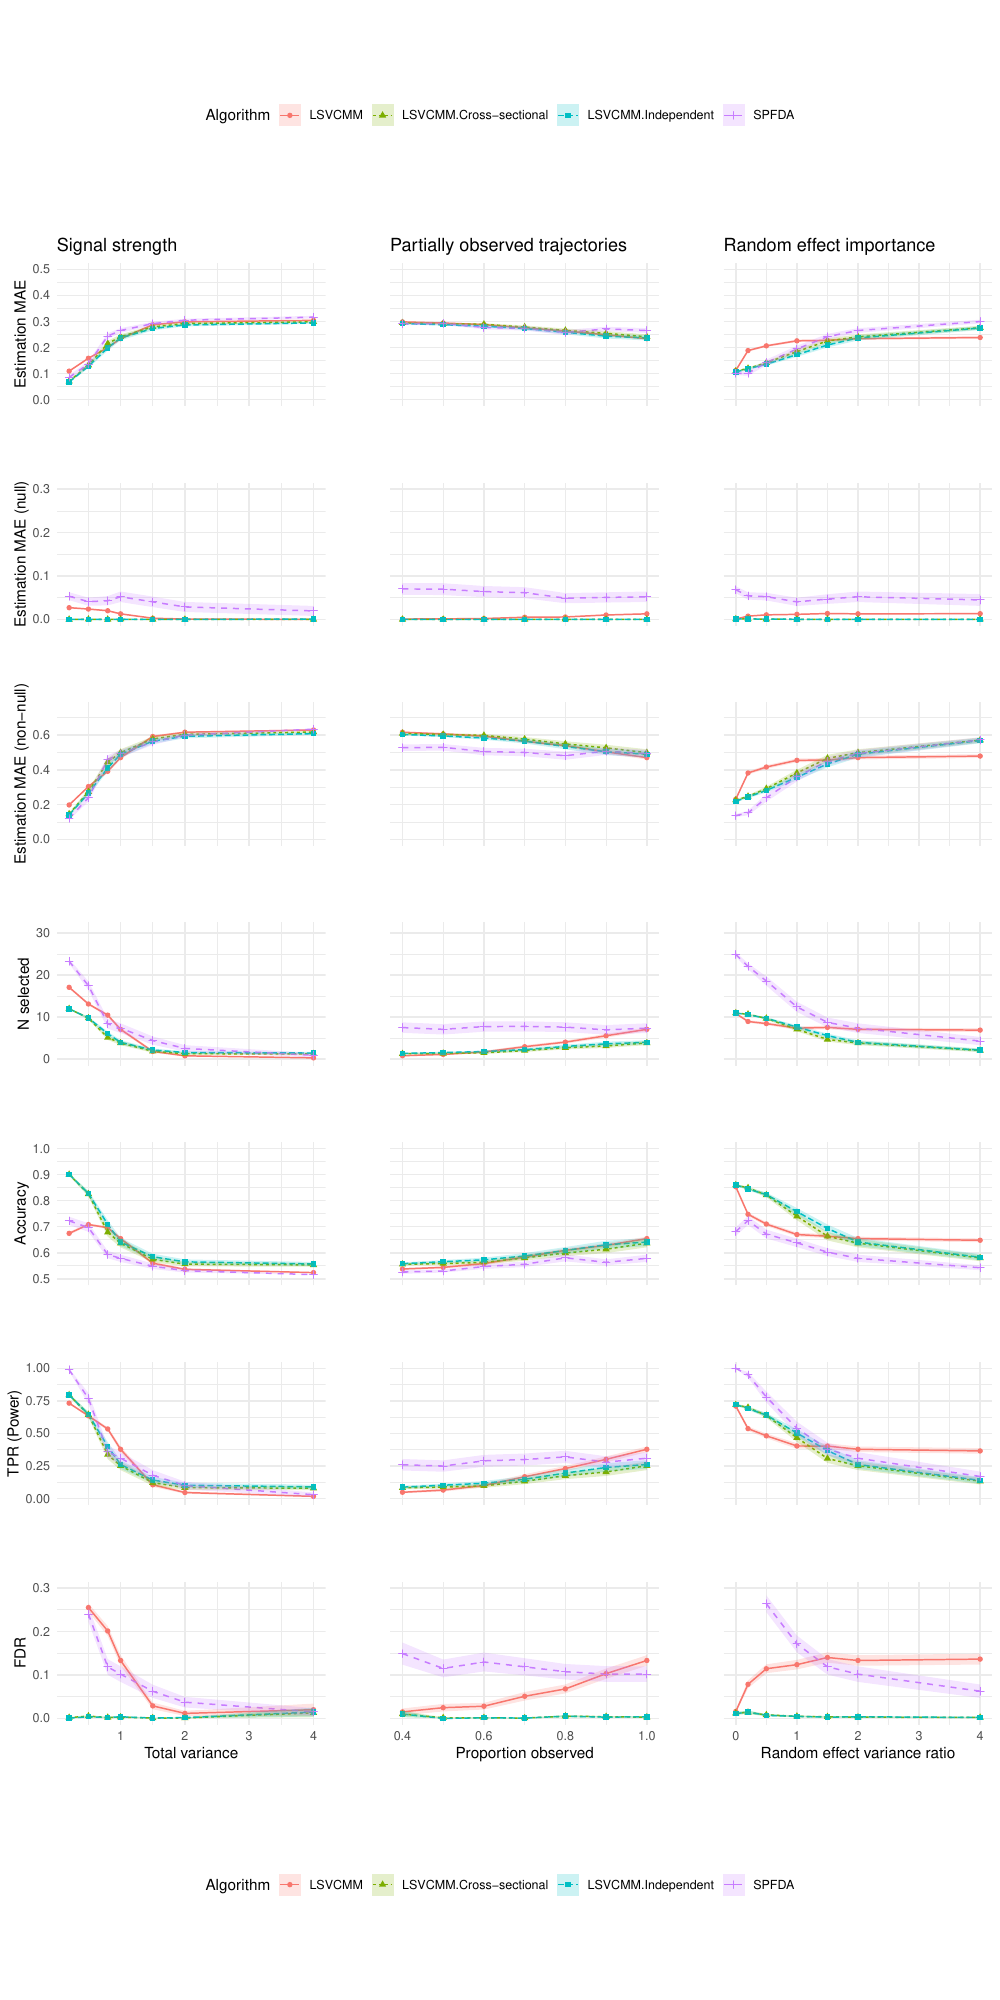

Reproduce this figure in R.
library(ggplot2)
library(dplyr)
library(magrittr)

experiments = list(
  snr=list(
    dir="snr_sine",
    name="Signal strength",
    xvar="observation_variance",
    xname="Total variance",
    col=1
  ),
  missing=list(
    dir="missing_sine",
    name="Partially observed trajectories",
    xvar="prop_observed",
    xname="Proportion observed",
    col=2
  ),
  re=list(
    dir="re_sine",
    name="Random effect importance",
    xvar="random_effect_variance_ratio",
    xname="Random effect variance ratio",
    col=3
  )
  # cov=list(
  #   dir="cov",
  #   name="Covariance misspecification",
  #   xvar="random_effect_ar1_correlation",
  #   xname="AR(1) correlation",
  #   col=4
  # )
)

gs = list()

for(exp in experiments){
  estimates = read.csv(paste0("experiment_", exp$dir, "/estimates.csv"))
  estimation_errors = read.csv(paste0("experiment_", exp$dir, "/estimation_errors.csv"))
  classifications = read.csv(paste0("experiment_", exp$dir, "/classifications.csv"))

  gby1 = c("algorithm", "seed", exp$xvar)
  gby2 = c("algorithm", exp$xvar)

  # MAE
  df = estimation_errors %>%
    # filter(time>=0.5) %>%
    group_by(across(all_of(gby1))) %>%
    summarise(mae=mean(abs(group_difference))) %>%
    group_by(across(all_of(gby2))) %>%
    summarise(
      mean=mean(mae), sd=sd(mae), se=sd(mae)/sqrt(n())
    )
  g = ggplot() +
    theme_minimal() +
    geom_line(
      data=df,
      mapping=aes(x=!!sym(exp$xvar), y=mean, color=algorithm, linetype=algorithm),
    ) +
    geom_point(
      data=df,
      mapping=aes(x=!!sym(exp$xvar), y=mean, color=algorithm, shape=algorithm),
    ) +
    geom_ribbon(
      data=df,
      mapping=aes(x=!!sym(exp$xvar), ymin=mean-se, ymax=mean+se, fill=algorithm),
      alpha=0.2
    ) +
    xlab(exp$xname) + ylab("Estimation MAE") +
    labs(color="Algorithm", linetype="Algorithm", shape="Algorithm", fill="Algorithm") +
    theme(
      legend.position="none",
      text=element_text(family="Helvetica"),
      axis.text.x=element_blank(),
      axis.ticks.x=element_blank(),
      axis.title.x=element_blank(),
    ) +
    ggtitle(exp$name) +
    ylim(0, 0.5)
  if(exp$col>1) g = g + theme(
    axis.text.y=element_blank(),
    axis.ticks.y=element_blank(),
    axis.title.y=element_blank()
  )
  gs[[paste0(exp$dir, "mae")]] = g

  # MAE Null
  df = estimation_errors %>%
    filter(abs(time-0.5)>0.25) %>%
    group_by(across(all_of(gby1))) %>%
    summarise(mae=mean(abs(group_difference))) %>%
    group_by(across(all_of(gby2))) %>%
    summarise(
      mean=mean(mae), sd=sd(mae), se=sd(mae)/sqrt(n())
    )
  g = ggplot() +
    theme_minimal() +
    geom_line(
      data=df,
      mapping=aes(x=!!sym(exp$xvar), y=mean, color=algorithm, linetype=algorithm),
    ) +
    geom_point(
      data=df,
      mapping=aes(x=!!sym(exp$xvar), y=mean, color=algorithm, shape=algorithm),
    ) +
    geom_ribbon(
      data=df,
      mapping=aes(x=!!sym(exp$xvar), ymin=mean-se, ymax=mean+se, fill=algorithm),
      alpha=0.2
    ) +
    xlab(exp$xname) + ylab("Estimation MAE (null)") +
    labs(color="Algorithm", linetype="Algorithm", shape="Algorithm", fill="Algorithm") +
    theme(
      legend.position="none",
      text=element_text(family="Helvetica"),
      axis.text.x=element_blank(),
      axis.ticks.x=element_blank(),
      axis.title.x=element_blank(),
    ) +
    ylim(0, 0.3)
  if(exp$col>1) g = g + theme(
    axis.text.y=element_blank(),
    axis.ticks.y=element_blank(),
    axis.title.y=element_blank()
  )
  gs[[paste0(exp$dir, "mae_null")]] = g

  # MAE Non-null
  df = estimation_errors %>%
    filter(abs(time-0.5)<0.25) %>%
    group_by(across(all_of(gby1))) %>%
    summarise(mae=mean(abs(group_difference))) %>%
    group_by(across(all_of(gby2))) %>%
    summarise(
      mean=mean(mae), sd=sd(mae), se=sd(mae)/sqrt(n())
    )
  g = ggplot() +
    theme_minimal() +
    geom_line(
      data=df,
      mapping=aes(x=!!sym(exp$xvar), y=mean, color=algorithm, linetype=algorithm),
    ) +
    geom_point(
      data=df,
      mapping=aes(x=!!sym(exp$xvar), y=mean, color=algorithm, shape=algorithm),
    ) +
    geom_ribbon(
      data=df,
      mapping=aes(x=!!sym(exp$xvar), ymin=mean-se, ymax=mean+se, fill=algorithm),
      alpha=0.2
    ) +
    xlab(exp$xname) + ylab("Estimation MAE (non-null)") +
    labs(color="Algorithm", linetype="Algorithm", shape="Algorithm", fill="Algorithm") +
    theme(
      legend.position="none",
      text=element_text(family="Helvetica"),
      axis.text.x=element_blank(),
      axis.ticks.x=element_blank(),
      axis.title.x=element_blank(),
    ) +
    ylim(0, 0.75)
  if(exp$col>1) g = g + theme(
    axis.text.y=element_blank(),
    axis.ticks.y=element_blank(),
    axis.title.y=element_blank()
  )
  gs[[paste0(exp$dir, "mae_nonnull")]] = g

  # Classification metrics

  dfall = classifications %>%
    group_by(across(all_of(gby1))) %>%
    summarise(
      tn=sum(group_difference=="TN"),
      fp=sum(group_difference=="FP"),
      fn=sum(group_difference=="FN"),
      tp=sum(group_difference=="TP")
    ) %>%
    mutate(
      ppv=(tp+fp),
      acc=(tp+tn)/(tp+tn+fp+fn),
      fdr=fp/pmax(tp+fp, 1),
      tpr=tp/pmax(tp+fn, 1),
    )

  # ppv
  df = dfall %>%
    group_by(across(all_of(gby2))) %>%
    summarise(
      mean=mean(ppv), sd=sd(ppv), se=sd(ppv)/sqrt(n())
    )
  g = ggplot() +
    theme_minimal() +
    geom_line(
      data=df,
      mapping=aes(x=!!sym(exp$xvar), y=mean, color=algorithm, linetype=algorithm),
    ) +
    geom_point(
      data=df,
      mapping=aes(x=!!sym(exp$xvar), y=mean, color=algorithm, shape=algorithm),
    ) +
    geom_ribbon(
      data=df,
      mapping=aes(x=!!sym(exp$xvar), ymin=mean-se, ymax=mean+se, fill=algorithm),
      alpha=0.2
    ) +
    xlab(exp$xname) + ylab("N selected") +
    labs(color="Algorithm", linetype="Algorithm", shape="Algorithm", fill="Algorithm") +
    theme(
      legend.position="none",
      text=element_text(family="Helvetica"),
      axis.text.x=element_blank(),
      axis.ticks.x=element_blank(),
      axis.title.x=element_blank(),
    ) +
    ylim(0, 31)
  if(exp$col>1) g = g + theme(
    axis.text.y=element_blank(),
    axis.ticks.y=element_blank(),
    axis.title.y=element_blank()
  )
  gs[[paste0(exp$dir, "ppv")]] = g

  # accuracy
  df = dfall %>%
    group_by(across(all_of(gby2))) %>%
    summarise(
      mean=mean(acc), sd=sd(acc), se=sd(acc)/sqrt(n())
    )
  g = ggplot() +
    theme_minimal() +
    geom_line(
      data=df,
      mapping=aes(x=!!sym(exp$xvar), y=mean, color=algorithm, linetype=algorithm),
    ) +
    geom_point(
      data=df,
      mapping=aes(x=!!sym(exp$xvar), y=mean, color=algorithm, shape=algorithm),
    ) +
    geom_ribbon(
      data=df,
      mapping=aes(x=!!sym(exp$xvar), ymin=mean-se, ymax=mean+se, fill=algorithm),
      alpha=0.2
    ) +
    xlab(exp$xname) + ylab("Accuracy") +
    labs(color="Algorithm", linetype="Algorithm", shape="Algorithm", fill="Algorithm") +
    theme(
      legend.position="none",
      text=element_text(family="Helvetica"),
      axis.text.x=element_blank(),
      axis.ticks.x=element_blank(),
      axis.title.x=element_blank(),
    ) +
    ylim(0.5, 1)
  if(exp$col>1) g = g + theme(
    axis.text.y=element_blank(),
    axis.ticks.y=element_blank(),
    axis.title.y=element_blank()
  )
  gs[[paste0(exp$dir, "acc")]] = g

  # power
  df = dfall %>%
    group_by(across(all_of(gby2))) %>%
    summarise(
      mean=mean(tpr), sd=sd(tpr), se=sd(tpr)/sqrt(n())
    )
  g = ggplot() +
    theme_minimal() +
    geom_line(
      data=df,
      mapping=aes(x=!!sym(exp$xvar), y=mean, color=algorithm, linetype=algorithm),
    ) +
    geom_point(
      data=df,
      mapping=aes(x=!!sym(exp$xvar), y=mean, color=algorithm, shape=algorithm),
    ) +
    geom_ribbon(
      data=df,
      mapping=aes(x=!!sym(exp$xvar), ymin=mean-se, ymax=mean+se, fill=algorithm),
      alpha=0.2
    ) +
    xlab(exp$xname) + ylab("TPR (Power)") +
    labs(color="Algorithm", linetype="Algorithm", shape="Algorithm", fill="Algorithm") +
    theme(
      legend.position="none",
      text=element_text(family="Helvetica"),
      axis.text.x=element_blank(),
      axis.ticks.x=element_blank(),
      axis.title.x=element_blank(),
    ) +
    ylim(0, 1)
  if(exp$col>1) g = g + theme(
    axis.text.y=element_blank(),
    axis.ticks.y=element_blank(),
    axis.title.y=element_blank()
  )
  gs[[paste0(exp$dir, "tpr")]] = g

  # fdr
  df = dfall %>%
    group_by(across(all_of(gby2))) %>%
    summarise(
      mean=mean(fdr), sd=sd(fdr), se=sd(fdr)/sqrt(n())
    )
  g = ggplot() +
    theme_minimal() +
    geom_line(
      data=df,
      mapping=aes(x=!!sym(exp$xvar), y=mean, color=algorithm, linetype=algorithm),
    ) +
    geom_point(
      data=df,
      mapping=aes(x=!!sym(exp$xvar), y=mean, color=algorithm, shape=algorithm),
    ) +
    geom_ribbon(
      data=df,
      mapping=aes(x=!!sym(exp$xvar), ymin=mean-se, ymax=mean+se, fill=algorithm),
      alpha=0.2
    ) +
    xlab(exp$xname) + ylab("FDR") +
    labs(color="Algorithm", linetype="Algorithm", shape="Algorithm", fill="Algorithm") +
    theme(
      legend.position="none",
      text=element_text(family="Helvetica"),
      # axis.text.x=element_blank(),
      # axis.ticks.x=element_blank(),
      # axis.title.x=element_blank(),
    ) +
    ylim(0, 0.3)
  if(exp$col>1) g = g + theme(
    axis.text.y=element_blank(),
    axis.ticks.y=element_blank(),
    axis.title.y=element_blank()
  )
  gs[[paste0(exp$dir, "fdr")]] = g

}

gtmp = ggplot() +
  theme_minimal() +
  geom_line(
    data=df,
    mapping=aes(x=!!sym(exp$xvar), y=mean, color=algorithm, linetype=algorithm),
  ) +
  geom_point(
    data=df,
    mapping=aes(x=!!sym(exp$xvar), y=mean, color=algorithm, shape=algorithm),
  ) +
  geom_ribbon(
    data=df,
    mapping=aes(x=!!sym(exp$xvar), ymin=mean-se, ymax=mean+se, fill=algorithm),
    alpha=0.2
  ) +
  xlab(exp$xname) + ylab("FDR") +
  labs(color="Algorithm", linetype="Algorithm", shape="Algorithm", fill="Algorithm") +
  theme(legend.direction="horizontal")
glegend = cowplot::get_legend(gtmp)
glegend = ggpubr::as_ggplot(glegend)

ne = length(experiments)
g = cowplot::plot_grid(
  plotlist=gs,
  ncol=ne, nrow=7,
  byrow=F,
  align="vh", axis="tblr"
)

gg = cowplot::plot_grid(glegend, g, glegend, ncol=1, nrow=3, rel_heights=c(3, 20, 3))

ggsave("./experiment_sine_plot.pdf", gg, width=ne*3+1, height=20)


